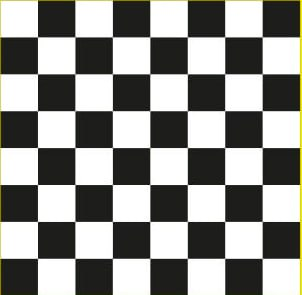
#> input picture CV/img/chess_board.jpg, 302 x 295 px
$ jupyter execute lab10.ipynb
#> lines starting #> are read from the running program, lines starting #| are printed output that depends on the picture; after the words box and inside, x2 and y2 are one past the last pixel; in counts of white or black regions, pixels touching at a corner belong together
[cell 1]
import numpy as np
import cv2 as cv
import matplotlib.pyplot as plt

import warnings
warnings.filterwarnings('ignore')

# [Harris Corner Detection](https://docs.opencv.org/3.4/dc/d0d/tutorial_py_features_harris.html)

[cell 2]
img = cv.imread('../img/chess_board.jpg')
#> img is the input picture: shape (295, 302, 3); mean B, G, R 139.1, 142.8, 142.8
img1 = cv.imread('../img/chess_board_streched.jpg')
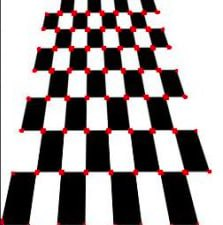
#> input picture CV/img/chess_board_streched.jpg, 223 x 225 px
#> img1 is the input picture: shape (225, 223, 3); mean B, G, R 155.3, 154.8, 162
img2 = cv.imread('../img/blocks.jpg')
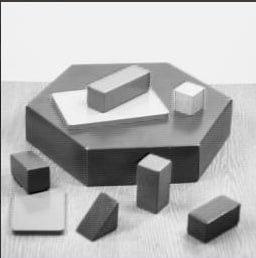
#> input picture CV/img/blocks.jpg, 256 x 258 px
#> img2 is the input picture: shape (258, 256, 3); mean B, G, R 181.2, 181.2, 181.2

def foo(img, cr=0.1):
#> called with cr = 0.1
    gray = cv.cvtColor(img,cv.COLOR_BGR2GRAY)
    gray = np.float32(gray)
    dst = cv.cornerHarris(gray,2,3,0.04)
    dst = cv.dilate(dst,None)
    img[dst>cr*dst.max()]=[0,0,255]
#> img: shape (295, 302, 3); 1.67% of pixels changed, all inside (x1, y1, x2, y2) = (0, 0, 302, 262)
    return img

img = foo(img)
img1 = foo(img1)
#> in foo (call 2), `img[dst>cr*dst.max()]=[0,0,255]`: img: shape (225, 223, 3); 5.23% of pixels changed, all inside (x1, y1, x2, y2) = (1, 8, 213, 225)
img2 = foo(img2, cr=0.01)
#> in foo (call 3), `img[dst>cr*dst.max()]=[0,0,255]`: img: shape (258, 256, 3); 0.42% of pixels changed, all inside (x1, y1, x2, y2) = (0, 1, 242, 233)

fig, ax = plt.subplots(1, 3, figsize=(10, 8))
ax[0].imshow(img)
ax[1].imshow(img1)
ax[2].imshow(img2)
plt.show()
#> figure, not shown here; B, G, R data is drawn as R, G, B

[cell 3]
img = cv.imread('../img/chess_board_1.jpg')
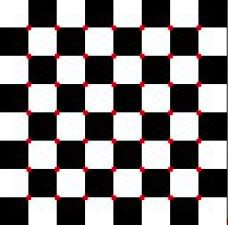
#> input picture CV/img/chess_board_1.jpg, 228 x 225 px
#> img is the input picture: shape (225, 228, 3); mean B, G, R 124.9, 124.3, 128.5
gray = cv.cvtColor(img,cv.COLOR_BGR2GRAY)
#> gray: shape (225, 228)
# find Harris corners
gray = np.float32(gray)
dst = cv.cornerHarris(gray,2,3,0.04)
#> dst: shape (225, 228) float32
dst = cv.dilate(dst,None)
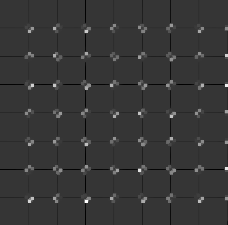
#> dst: shape (225, 228) float32; min -33182208, max 123648904, mean 1073997.4; drawn with min black and max white
ret, dst = cv.threshold(dst,0.01*dst.max(),255,0)
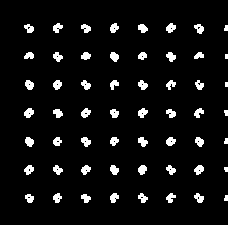
#> dst: shape (225, 228) float32; 6.2% white; 56 white regions (3 under 20 px), largest, box (x1, y1, x2, y2) and area: (24, 108, 34, 118) 70, (194, 165, 204, 175) 68, (166, 23, 176, 33) 67
#> ret = 1236489
dst = np.uint8(dst)
# find centroids
ret, labels, stats, centroids = cv.connectedComponentsWithStats(dst)
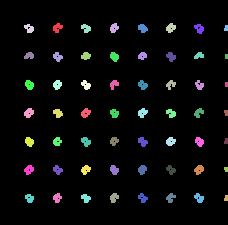
#> labels: shape (225, 228) int32; 57 distinct labels, from 0 to 56; one colour per label, 0 black
#> ret = 57; stats = 57 rows, first 6: [0, 0, 228, 225, 48127], [53, 23, 10, 10, 63], [110, 23, 9, 10, 62], [166, 23, 10, 10, 67], [24, 24, 10, 9, 59], [81, 24, 10, 9, 60]; centroids = 57 pairs, first value 28.46 to 226, second value 27.33 to 197.9
# define the criteria to stop and refine the corners
criteria = (cv.TERM_CRITERIA_EPS + cv.TERM_CRITERIA_MAX_ITER, 100, 0.001)
corners = cv.cornerSubPix(gray,np.float32(centroids),(5,5),(-1,-1),criteria)
#> corners = 57 pairs, first value 27.49 to 226.1, second value 26.54 to 197.3
# Now draw them
res = np.hstack((centroids,corners))
#> res = 57 rows, first 6: [113.2, 111.9, 113.3, 112.3], [57.02, 27.33, 55.85, 26.69], [113.7, 27.56, 112.6, 26.54], [170.4, 27.51, 169.4, 26.59], [28.78, 28.05, 28.27, 27.37], [85.6, 27.85, 84.76, 27.46]
res = np.int64(res)
#> res = 57 rows, first 6: [113, 111, 113, 112], [57, 27, 55, 26], [113, 27, 112, 26], [170, 27, 169, 26], [28, 28, 28, 27], [85, 27, 84, 27]
img[res[:,1],res[:,0]]=[0,0,255]
#> img: shape (225, 228, 3); 0.11% of pixels changed, all inside (x1, y1, x2, y2) = (28, 27, 227, 198)
img[res[:,3],res[:,2]] = [0,255,0]
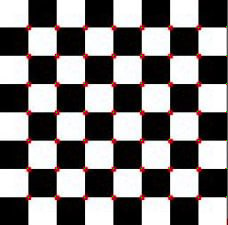
#> img: shape (225, 228, 3); mean B, G, R 124.8, 124.5, 128.5
plt.imshow(img)
plt.show()

# [Shi-Tomasi Corner Detector & Good Features to Track](https://docs.opencv.org/3.4/d4/d8c/tutorial_py_shi_tomasi.html)

[cell 4]
img = cv.imread('../img/blocks.jpg')
gray = cv.cvtColor(img,cv.COLOR_BGR2GRAY)
corners = cv.goodFeaturesToTrack(gray,25,0.01,10)
#> corners = 25 rows, first 8: [2, 3], [139, 164], [136, 186], [231, 100], [48, 167], [169, 161], [27, 107], [86, 148]
corners = np.int32(corners)
#> corners = contour of 25 points, box (x1, y1, x2, y2) (2, 3, 240, 232), area 3732
for i in corners:
    x,y = i.ravel()
    cv.circle(img,(x,y),3,255,-1)
#> this loop made 25 passes
#> (x, y) on passes 1 to 12: (2, 3), (139, 164), (136, 186), (231, 100), (48, 167), (169, 161), (27, 107), (86, 148), (239, 205), (170, 184), (62, 231), (13, 231)
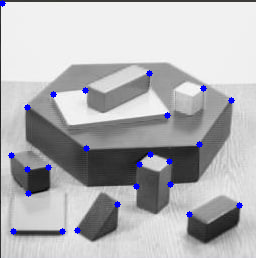
#> img: shape (258, 256, 3); 1.1% of pixels changed, all inside (x1, y1, x2, y2) = (0, 0, 243, 235)
plt.imshow(img)
plt.show()

# [Introduction to SIFT (Scale-Invariant Feature Transform)](https://docs.opencv.org/3.4/da/df5/tutorial_py_sift_intro.html)

[cell 5]
img = cv.imread('../img/home.png')
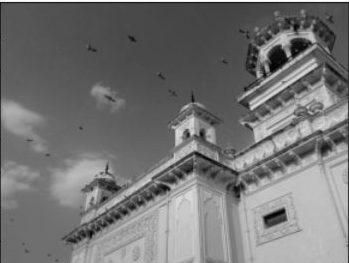
#> input picture CV/img/home.png, 349 x 263 px
#> img is the input picture: shape (263, 349, 3); min 0, max 255, mean 116.4
img1 = img.copy()
gray = cv.cvtColor(img,cv.COLOR_BGR2GRAY)
#> gray: shape (263, 349)
sift = cv.SIFT_create()
kp = sift.detect(gray,None)
#> kp = 632 keypoints; strongest (x, y, size): (275, 217, 13.1), (277, 58, 11.9), (288, 54, 3.7), (298, 46, 9.9)
img = cv.drawKeypoints(gray,kp,img)
img1 = cv.drawKeypoints(gray,kp,img1,flags=cv.DRAW_MATCHES_FLAGS_DRAW_RICH_KEYPOINTS)
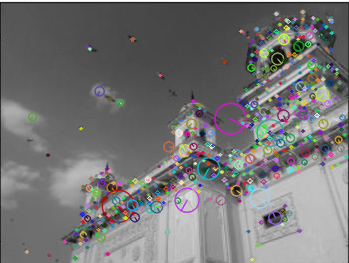
#> img1: shape (263, 349, 3); 16.37% of pixels changed, all inside (x1, y1, x2, y2) = (24, 10, 349, 262)

fig, ax = plt.subplots(1, 2, figsize=(10, 8))
ax[0].imshow(img)
ax[1].imshow(img1)
plt.show()
#> figure, not shown here; B, G, R data is drawn as R, G, B

[cell 6]
kp, des = sift.compute(gray, kp)
for k, d in zip(kp, des):
    print(k, d)
#> this loop made 632 passes
#> k on passes 1 to 3: keypoint at (26.4, 251.3), size 2.2, keypoint at (26.4, 251.3), size 2.2, keypoint at (32.1, 116.4), size 7.9
#> (printed output is left out)
